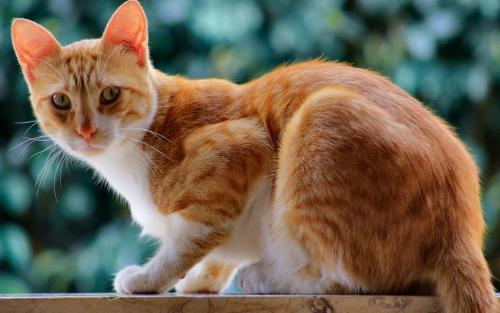
#> input picture 大一下/嵌入式系统设计（二）/资料/python 视觉资源/cat.jpg, 500 x 313 px
$ python opencv001.py
#> lines starting #> are read from the running program, lines starting #| are printed output that depends on the picture
# -*- coding: utf-8 -*-
import cv2
# from matplotlib import pyplot as plt
from pylab import *

# 添加中文字体支持
from matplotlib.font_manager import FontProperties
#font = FontProperties(fname=r"c:\windows\fonts\SimSun.ttc",size = 14)

# 载入图像
im = cv2.imread('cat.jpg')
#> im is the input picture: shape (313, 500, 3); mean B, G, R 81.9, 99.7, 112.2

# 颜色空间转换
gray = cv2.cvtColor(im, cv2.COLOR_BGR2GRAY)
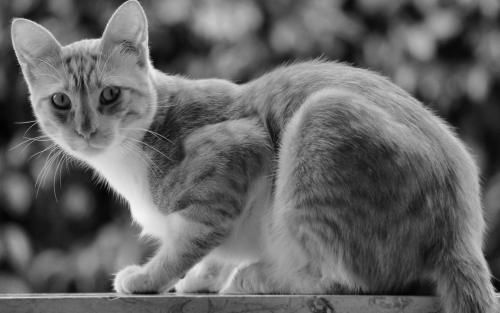
#> gray: shape (313, 500); min 1, max 249, mean 101.4

# 显示原始图像
fig = plt.figure()
subplot(121)
plt.gray()
imshow(im)
title(u'彩色图')
axis('off')
# 显示灰度化图像
plt.subplot(122)
plt.gray()
imshow(gray)
title(u'灰度图')
axis('off')

show()
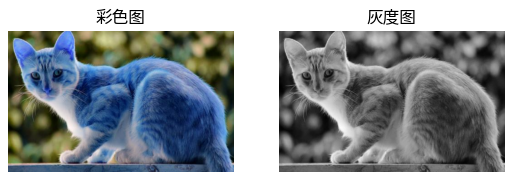
#> figure drawn by matplotlib, 2 panels; B, G, R data is drawn as R, G, B
